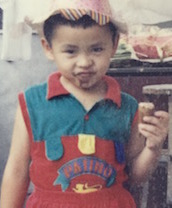
#> input picture VoilaJones/baby.jpg, 172 x 208 px
$ python tst.py
#> lines starting #> are read from the running program, lines starting #| are printed output that depends on the picture
import cv2
import numpy as np
from scipy.signal import convolve2d

def conv2(x, y, mode='same'):
    return np.rot90(convolve2d(np.rot90(x, 2), np.rot90(y, 2), mode=mode), 2)


gaussian_filter = np.array([[0.1070,0.1131,0.1070],
                            [0.1131,0.1196,0.1131],
                            [0.1070,0.1131,0.1070]])


img = cv2.imread('baby.jpg',0)
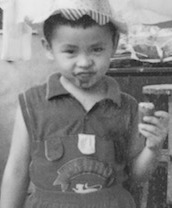
#> img: shape (208, 172); min 18, max 237, mean 132

i = conv2(img, gaussian_filter, 'same')
#> in conv2, `return np.rot90(convolve2d(np.rot90(x, 2), np.rot90(y, 2), mode=mode),..`:
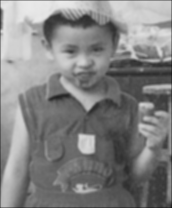
#> returned value: shape (208, 172) float64; min 24.78, max 235.3, mean 130.9
print(i.shape)
#| (208, 172)

$ run again, with VoilaJones/my.png saved as VoilaJones/baby.jpg
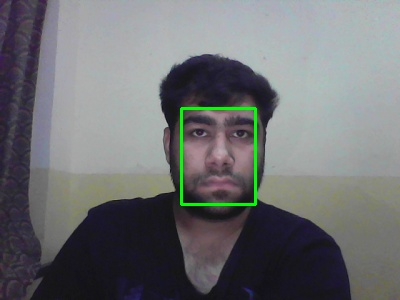
#> input picture VoilaJones/my.png, 400 x 300 px
#> `img = cv2.imread('baby.jpg',0)`:
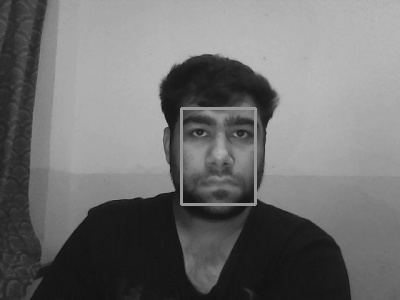
#> img: shape (300, 400); min 13, max 187, mean 111.5
#| (300, 400)
